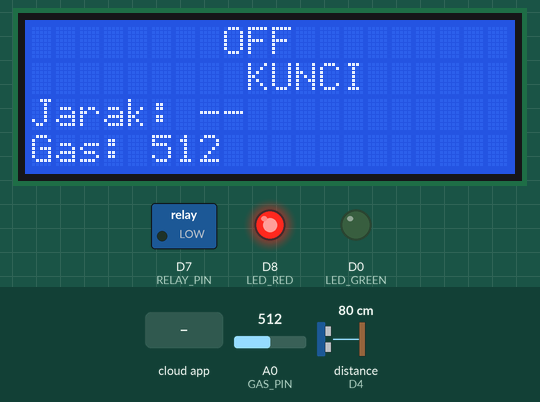
The sketch below on a simulated ESP8266 (NodeMCU). On the bench: 20×4 character LCD, switched loads named in the sketch (green lamp = pin HIGH), output pins drawn as LEDs (lit = HIGH). Wiring (inferred from the names in the program): ultrasonic range finder: trigger D5; echo D4. The test bench sets the inputs (shaded band); at power-on: distance to the obstacle (sensor on D4) 80 cm, A0 (GAS_PIN) = 512. The echo pulse lasts 58.3 µs per cm; the RemoteXY app is connected; pins used as bus, display or sensor lines are not drawn; what the sketch prints to the serial monitor is not drawn.

Above: at 2.7 s.
2.8 s: the phone or cloud app sets switch_relay to 1
At 4.2 s:
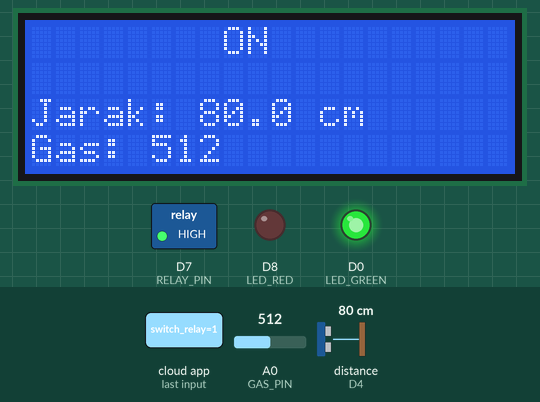
4.7 s: distance to the obstacle (sensor on D4) set to 2 cm
At 5.6 s:
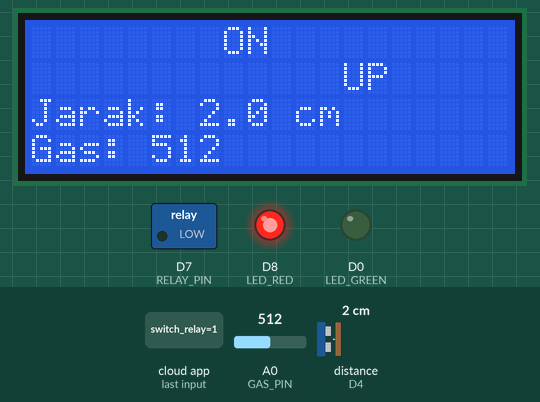
6.7 s: A0 (GAS_PIN) set to 1023
At 8.4 s:
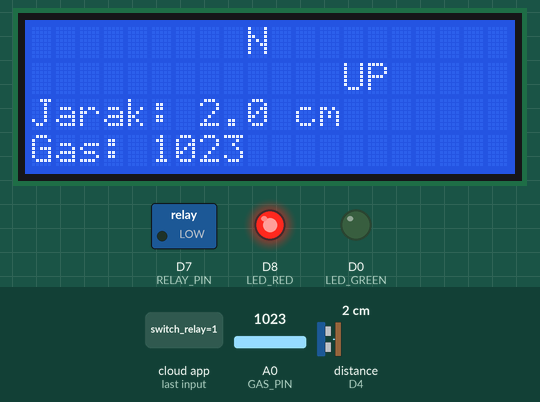
8.7 s: the phone or cloud app sets switch_relay to 0
At 10.0 s:
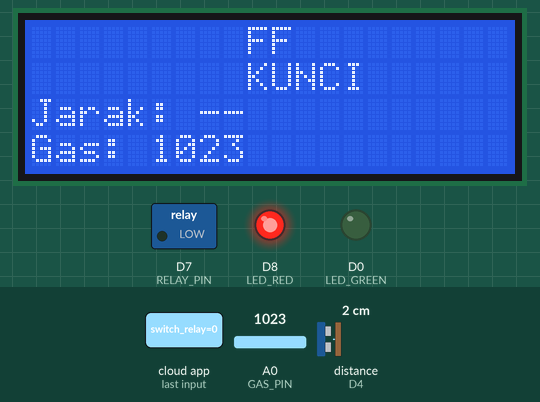
10.7 s: A0 (GAS_PIN) set to 900
At 11.5 s:
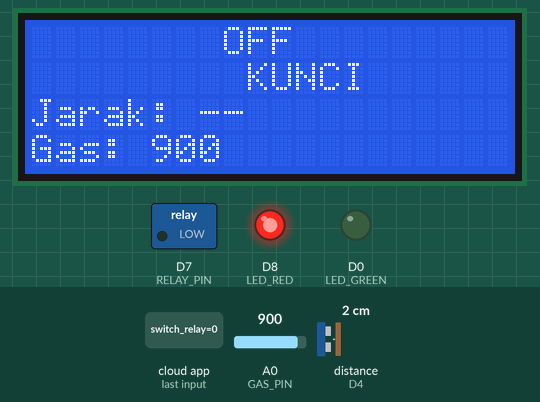
12.7 s: A0 (GAS_PIN) set to 716
At 14.3 s:
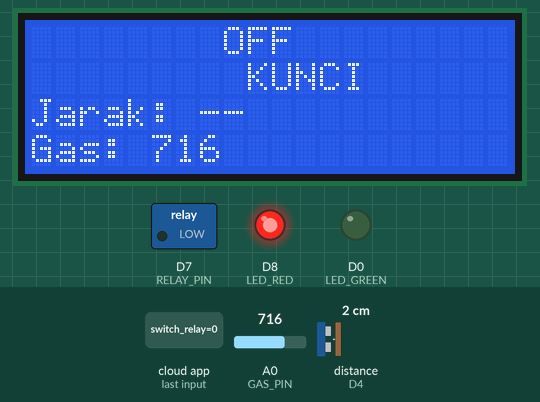
Timing chart, 0 to 15.8 s (numbered marks = the images above; inputs shaded):
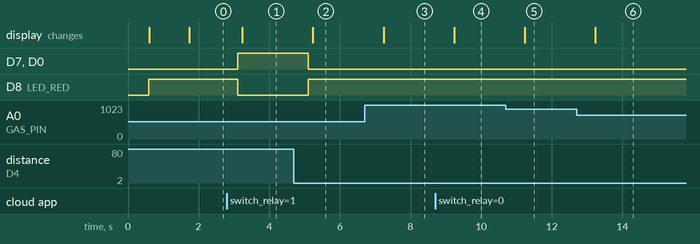

Measured:
- after the input at 2.8 s, D7 (RELAY_PIN), D0 (LED_GREEN): LOW → HIGH after 0.31 s; D8 (LED_RED): HIGH → LOW after 0.31 s; the display: changes after 0.43 s (image 1)
- after the input at 4.7 s, D7 (RELAY_PIN), D0 (LED_GREEN): HIGH → LOW after 0.40 s; D8 (LED_RED): LOW → HIGH after 0.40 s; the display: changes after 0.53 s (image 2)
- after the input at 6.7 s, the display: changes after 0.54 s (image 3)
- after the input at 8.7 s, the display: changes after 0.53 s (image 4)
- after the input at 10.7 s, the display: changes after 0.53 s (image 5)
- after the input at 12.7 s, the display: changes after 0.54 s (image 6)

The sketch:

ibc-project.ino
```cpp
#define REMOTEXY_MODE__WIFI_POINT
#include <ESP8266WiFi.h>
#include <RemoteXY.h>

#define REMOTEXY_WIFI_SSID "ibc project"
#define REMOTEXY_WIFI_PASSWORD "12345678"
#define REMOTEXY_SERVER_PORT 6377

#pragma pack(push, 1)
uint8_t RemoteXY_CONF[] = {
  255,1,0,10,0,92,0,19,0,0,0,0,31,1,106,200,1,1,5,0,
  2,25,10,58,35,1,3,26,149,1,79,78,0,79,70,70,0,72,33,135,
  48,48,4,166,140,2,26,0,0,0,0,0,0,200,66,0,0,0,0,70,
  72,73,18,18,16,26,148,0,70,72,100,18,18,16,26,37,0,73,20,76,
  21,44,4,128,0,178,26,0,0,0,0,0,0,200,66,0,0,0,0
};

struct {
  uint8_t switch_relay;
  float gas_sensor;
  uint8_t led_green;
  uint8_t led_red;
  float ultrasonic;
  uint8_t connect_flag;
} RemoteXY;
#pragma pack(pop)

#include <Wire.h>
#include <LiquidCrystal_I2C.h>

#define GAS_PIN     A0
#define TRIG_PIN    D5
#define ECHO_PIN    D4
#define RELAY_PIN   D7
#define LED_GREEN   D0
#define LED_RED     D8

LiquidCrystal_I2C lcd(0x27, 20, 4);

float jarakCm = 0.0;
int nilaiGas = 0;
bool ralatJarak = false;
bool sistemAktif = false;
bool kondisiBuka = false;

unsigned long sebelumMillis = 0;
const long selangMasa = 500;

float bacaJarakCM();
void bacaSemuaSensor();
void prosesLogikUtama();
void kawalOutputFizikal();
void hantarDataKeRemoteXY();
void paparKeLCD();
void paparSerial();

void setup() {
  Serial.begin(115200);
  Serial.println("\n\nMemulakan Setup...");
  RemoteXY_Init();
  Serial.println("RemoteXY Dimulakan.");

  Wire.begin(D2, D1);
  lcd.init();
  Serial.println("LCD init...");
  lcd.backlight();
  Serial.println("LCD backlight ON.");
  lcd.setCursor(0, 0);
  lcd.print("Sistem Memulakan...");
  delay(500);

  pinMode(GAS_PIN, INPUT);
  pinMode(TRIG_PIN, OUTPUT);
  pinMode(ECHO_PIN, INPUT);
  pinMode(RELAY_PIN, OUTPUT);
  pinMode(LED_GREEN, OUTPUT);
  pinMode(LED_RED, OUTPUT);
  Serial.println("Pin Mode Ditetapkan.");

  digitalWrite(TRIG_PIN, LOW);

  digitalWrite(RELAY_PIN, LOW);
  digitalWrite(LED_GREEN, LOW);
  digitalWrite(LED_RED, HIGH);
  Serial.println("Keadaan Awal: Pintu Kunci, LED Merah ON.");

  lcd.clear();
  lcd.print("Sistem Sedia");
  delay(1000);
  lcd.clear();
  Serial.println("Setup selesai.");
}

void loop() {
  RemoteXY_Handler();

  unsigned long sekarang = millis();
  if (sekarang - sebelumMillis >= selangMasa) {
    sebelumMillis = sekarang;

    bacaSemuaSensor();
    prosesLogikUtama();
    kawalOutputFizikal();
    hantarDataKeRemoteXY();
    paparKeLCD();
    paparSerial();
  }
}

float bacaJarakCM() {
  digitalWrite(TRIG_PIN, LOW); delayMicroseconds(2);
  digitalWrite(TRIG_PIN, HIGH); delayMicroseconds(10);
  digitalWrite(TRIG_PIN, LOW);

  long durasi = pulseIn(ECHO_PIN, HIGH, 25000UL);

  if (durasi > 0) {
    ralatJarak = false;
    return durasi * 0.0343 / 2.0;
  } else {
    ralatJarak = true;
    return -1.0;
  }
}

void bacaSemuaSensor() {
  nilaiGas = analogRead(GAS_PIN);
  jarakCm = bacaJarakCM();

}


void prosesLogikUtama() {
  sistemAktif = (RemoteXY.switch_relay == 1);
  kondisiBuka = (!ralatJarak && jarakCm > 10.0 && jarakCm < 100.0);
}

void kawalOutputFizikal() {
  if (!sistemAktif) {
    digitalWrite(RELAY_PIN, LOW);
    digitalWrite(LED_GREEN, LOW);
    digitalWrite(LED_RED, HIGH);
  } else {
    if (kondisiBuka) {
      digitalWrite(RELAY_PIN, HIGH);
      digitalWrite(LED_GREEN, HIGH);
      digitalWrite(LED_RED, LOW);
    } else {
      digitalWrite(RELAY_PIN, LOW);
      digitalWrite(LED_GREEN, LOW);
      digitalWrite(LED_RED, HIGH);
    }
  }
}

void hantarDataKeRemoteXY() {
  RemoteXY.gas_sensor = (float)nilaiGas;
  RemoteXY.ultrasonic = ralatJarak ? -1.0 : jarakCm;
  RemoteXY.led_green = digitalRead(LED_GREEN);
  RemoteXY.led_red = digitalRead(LED_RED);
}

void paparKeLCD() {

  String line1 = "";
  String line2 = "";
  String line3 = "Jarak: ";
  String line4 = "Gas: " + String(nilaiGas);

  if (!sistemAktif) {
    line1 = "Sistem: OFF";
    line2 = "Pintu: DIKUNCI";
    line3 += "--";
  } else {
    line1 = "Sistem: ON";
    if (kondisiBuka) {
      line2 = "Pintu: TERBUKA";
    } else {
      line2 = "Pintu: TERTUTUP";
    }
    if (ralatJarak) {
      line3 += "Ralat";
    } else {
      line3 += String(jarakCm, 1) + " cm";
    }
  }

  lcd.setCursor(0, 0); lcd.print(line1.substring(0, 20) + "                    ");
  lcd.setCursor(0, 1); lcd.print(line2.substring(0, 20) + "                    ");
  lcd.setCursor(0, 2); lcd.print(line3.substring(0, 20) + "                    ");
  lcd.setCursor(0, 3); lcd.print(line4.substring(0, 20) + "                    ");
}

void paparSerial() {
  Serial.println("--------------------");
  Serial.print("Masa: "); Serial.println(millis() / 1000.0, 1);
  Serial.print("Suis Utama (App): "); Serial.println(sistemAktif ? "ON" : "OFF");
  Serial.print("Gas (raw): "); Serial.println(nilaiGas);
  Serial.print("Jarak: ");
  if(ralatJarak) Serial.print("Ralat"); else {Serial.print(jarakCm, 1); Serial.print(" cm");}
  Serial.print(" | Kondisi Jarak (>10 & <100): "); Serial.println(kondisiBuka ? "YA" : "TIDAK");
  Serial.print("Status Relay Sebenar: "); Serial.println(digitalRead(RELAY_PIN) ? "AKTIF" : "TIDAK AKTIF");
  Serial.print("Status LED Hijau: "); Serial.println(digitalRead(LED_GREEN) ? "ON" : "OFF");
  Serial.print("Status LED Merah: "); Serial.println(digitalRead(LED_RED) ? "ON" : "OFF");
}
```
